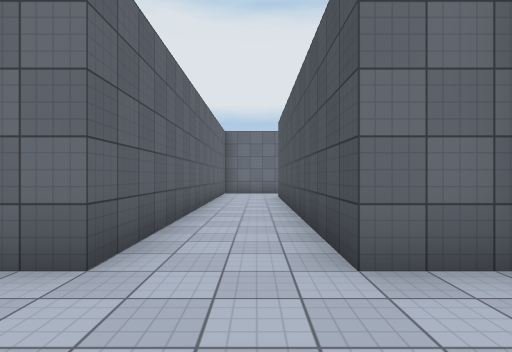
[1] (above)

24 first-person views from a walk through a 3-D level made in the Unity game engine. The camera is 1.4 m above the floor, looks level and sees 80° across. The floor is counted in squares, 2 m on a side. Each view is taken from the middle of a square. On the plan, view 1 faces up. The plan holds only what a view shows up to about 10 squares ahead; the rest is blank. The place goes on beyond the plan. Some surface patterns are stand-ins.

[2]
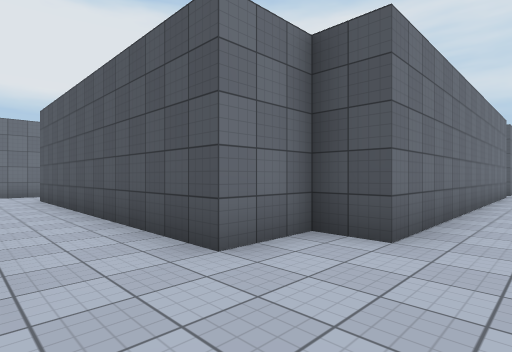

[3]
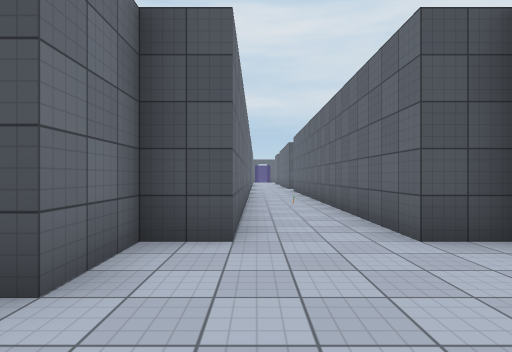

[4]
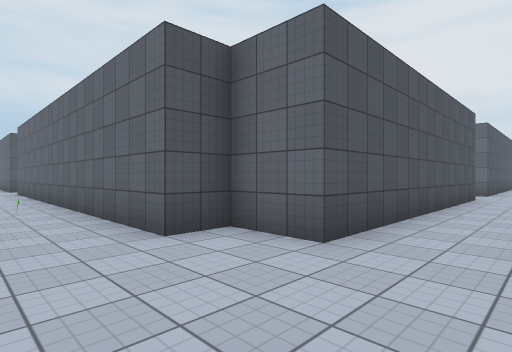

[5]
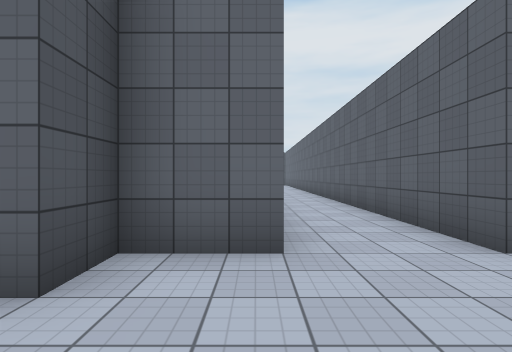

[6]
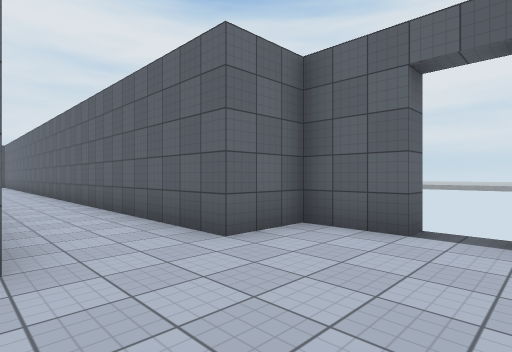

[7]
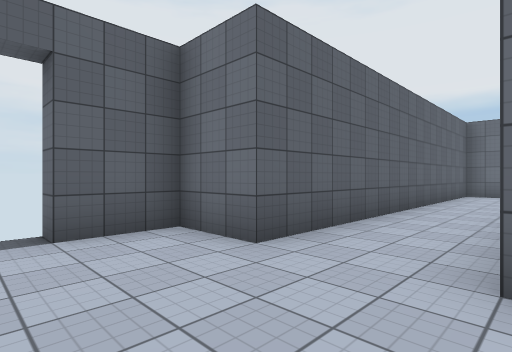

[8]
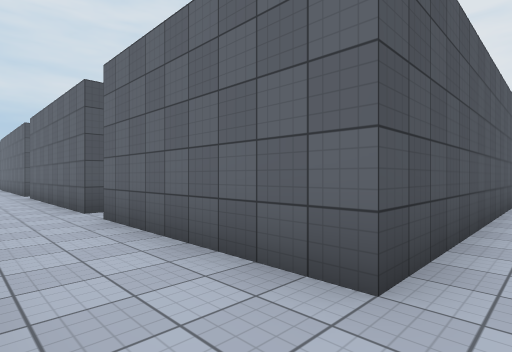

[9]
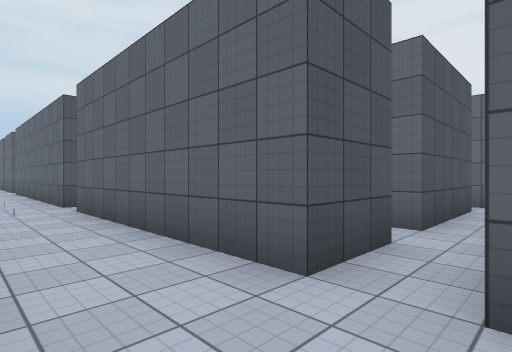

[10]
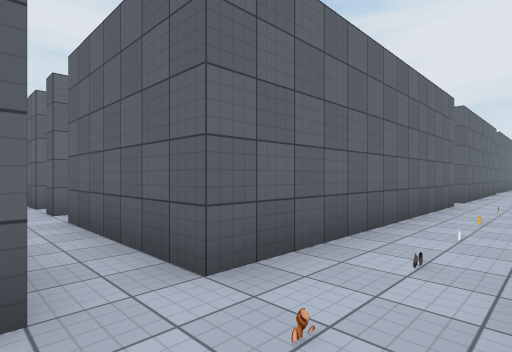

[11]
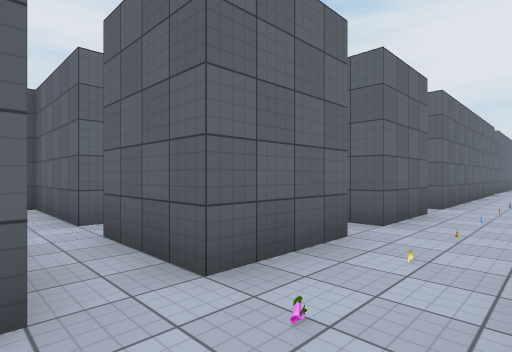

[12]
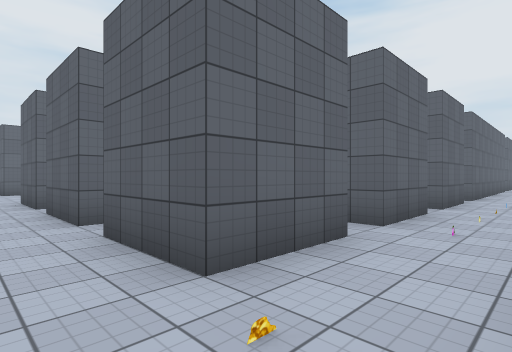

[13]
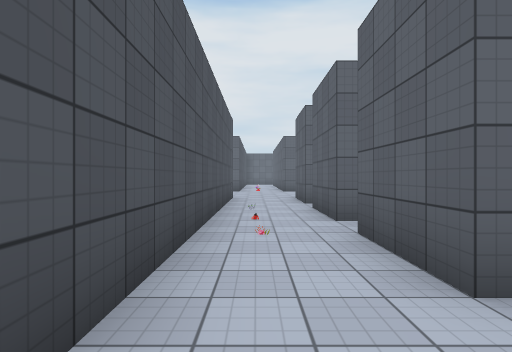

[14]
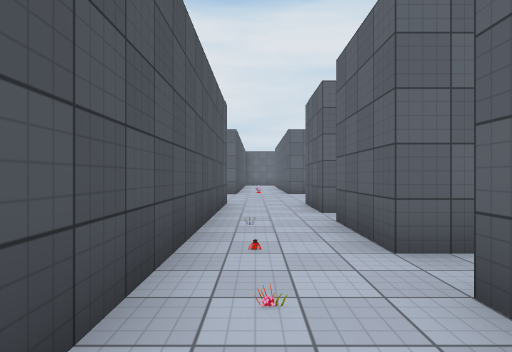

[15]
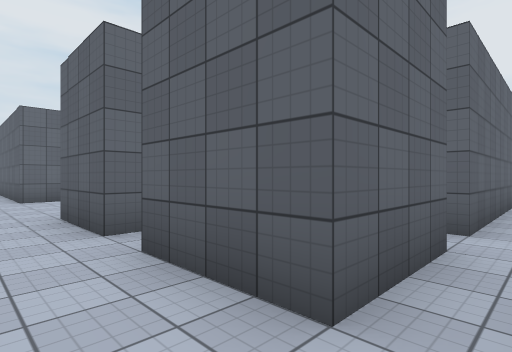

[16]
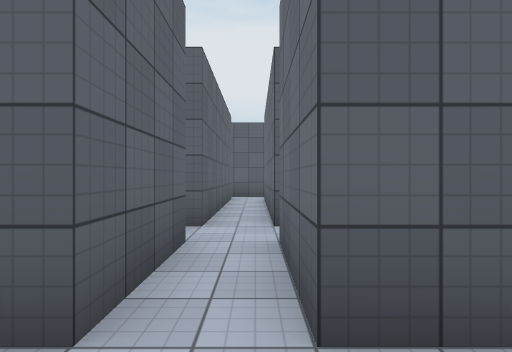

[17]
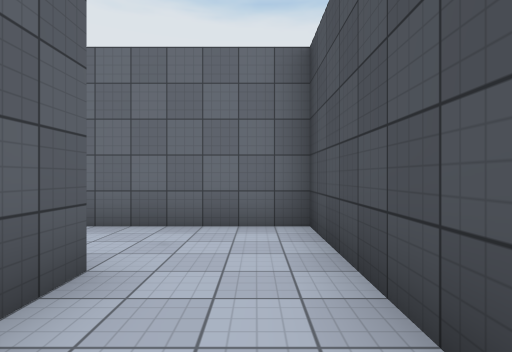

[18]
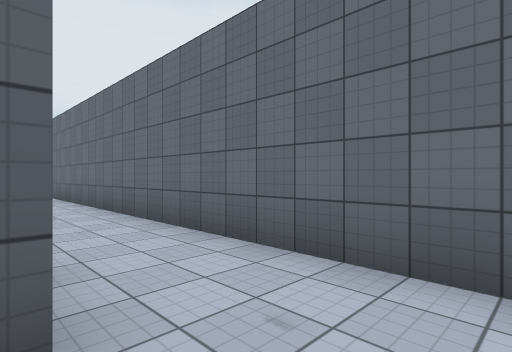

[19]
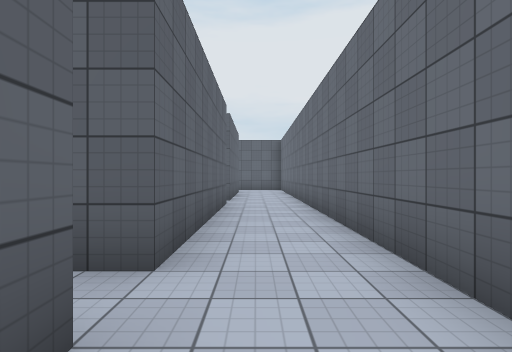

[20]
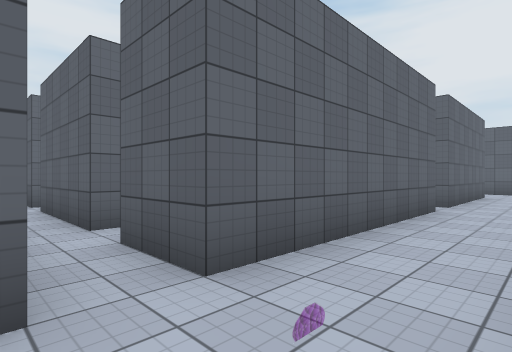

[21]
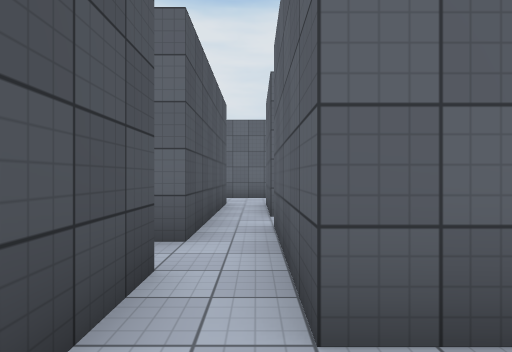

[22]
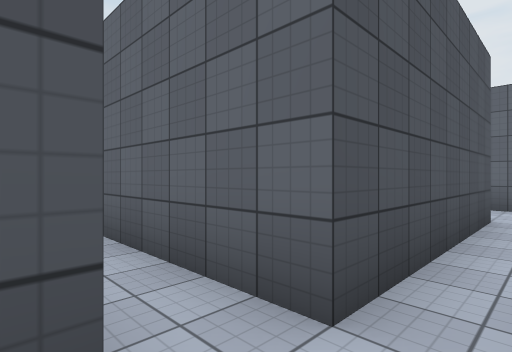

[23]
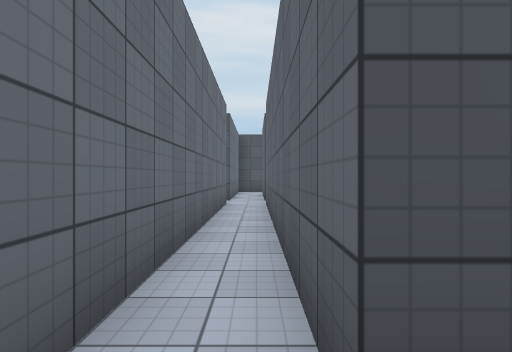

[24]
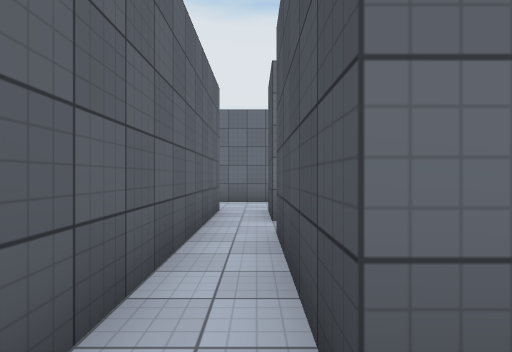

### Floor plan
Points are (right, up) in squares from view 1. A wall is a line through its corners. A room is listed if a view was taken in it or the views show most of it. See-through windows are left out.
Room 1 (views 1, 2, 3, 4, 5, 6, 7, 8, 9, 10, 19, 20)
walls: (11.8, 1.2) (2.2, 1.2) (2.2, 2.2) (0.7, 2.2) (0.7, 10.3) (5.3, 10.3); (-3.2, -0.2) (-2.7, -0.2) (-2.7, -1.8) (-1.3, -1.8) (-1.3, -10.9); (6.2, 10.3) (11.7, 10.3); (0.7, -9.8) (0.7, -1.8) (2.2, -1.8) (2.2, -0.8) (13, -0.8); (12.6, 10.3) (19.7, 10.3); (1, 12.3) (-0.9, 12.3); (-1.3, 11.9) (-1.3, 2.2) (-2.7, 2.2) (-2.7, 0.8) (-3.2, 0.8); (12.6, 12.3) (4, 12.3); (20.6, 10.3) (22.7, 10.3) (22.7, 9.6); (23.8, 10.3) (25.7, 10.3); (26.5, 12.3) (18.8, 12.3)
ways out: opening at (27.5, 11.5) to room 2; opening at (6, 9.5) to room 4; opening at (12, 9.5) to room 4; opening at (12, 2.5) to room 6; opening at (20, 9.5) to room 7; opening at (26, 9.5) to room 7; opening at (1, -10.5); opening at (13, 0.5)
Room 2 (views 11, 12, 13, 14, 18)
walls: (26.6, 10.3) (28.7, 10.3) (28.7, 8.3); (30.7, 8.6) (30.7, 12.3) (26.5, 12.3)
ways out: opening at (27.5, 11.5) to room 1; opening at (29.5, 9.5) to room 3
Room 3 (views 15, 16, 17)
walls: (28.7, 7.3) (28.7, 5.2); (30.7, 5.6) (30.7, 8.6)
ways out: opening at (29.5, 9.5) to room 2; opening at (27.5, 8) to room 7; opening at (29.5, 6.5) to room 8
Room 4 (views 21, 22)
walls: (10.9, 7.8) (11.7, 7.8) (11.7, 6.5); (6.2, 8.8) (6.2, 10.3); (11.7, 10.3) (11.7, 8.8); (12.7, 6.7) (12.7, 8.1); (6.2, 4.7) (6.2, 7.8) (6.6, 7.8); (5.3, 10.3) (5.3, 4.9)
ways out: opening at (6, 9.5) to room 1; opening at (12, 9.5) to room 1; opening at (12, 7) to room 5; opening at (6, 5) to room 6
Room 5 (view 23)
walls: (11.7, 6.5) (11.7, 4.8); (12.7, 4.5) (12.7, 5.7) (19.7, 5.7); (16.1, 6.7) (12.7, 6.7)
ways out: opening at (12, 7) to room 4; opening at (12, 5) to room 6
Room 6 (view 24)
walls: (11.7, 3.9) (11.7, 1.5); (6.8, 4.7) (6.2, 4.7); (12.7, 1.2) (12.7, 4.5)
ways out: opening at (12, 2.5) to room 1; opening at (6, 5) to room 4; opening at (12, 5) to room 5
Room 7 (no view inside)
walls: (25.7, 10.3) (25.7, 8.3) (21.6, 8.3); (26.8, 7.3) (28.7, 7.3); (20.8, 7.3) (25.7, 7.3) (25.7, 5.4); (28.7, 8.3) (26.8, 8.3); (19.7, 10.3) (19.7, 6.7)
ways out: opening at (20, 9.5) to room 1; opening at (26, 9.5) to room 1; opening at (27.5, 8) to room 3; opening at (20, 6.5); opening at (26, 6.5)
Room 8 (no view inside)
walls: (28.2, 4.3) (28.7, 4.3) (28.7, 2.2); (30.7, 2.4) (30.7, 5.6)
ways out: opening at (29.5, 6.5) to room 3; opening at (27.5, 5); opening at (29.5, 3.5)

Where each view was taken, in squares from view 1:
view 1: 0 up, 0 right, facing up
view 2: 0 up, 1 left, facing up-right
view 3: 1 up, 1 left, facing right
view 4: 1 up, 1 left, facing down-right
view 5: 1 up, 1 right, facing down
view 6: 1 up, 1 right, facing down-left
view 7: 0 up, 1 right, facing up-left
view 8: 12 up, 0 right, facing down-right
view 9: 12 up, 5 right, facing down-right
view 10: 12 up, 21 right, facing down-left
view 11: 12 up, 27 right, facing down-left
view 12: 12 up, 30 right, facing down-left
view 13: 12 up, 30 right, facing down
view 14: 10 up, 30 right, facing down
view 15: 8 up, 30 right, facing down-left
view 16: 8 up, 30 right, facing left
view 17: 8 up, 30 right, facing up
view 18: 10 up, 30 right, facing up-left
view 19: 11 up, 14 right, facing left
view 20: 12 up, 13 right, facing down-left
view 21: 9 up, 12 right, facing down
view 22: 7 up, 12 right, facing down-right
view 23: 6 up, 12 right, facing right
view 24: 4 up, 6 right, facing up
